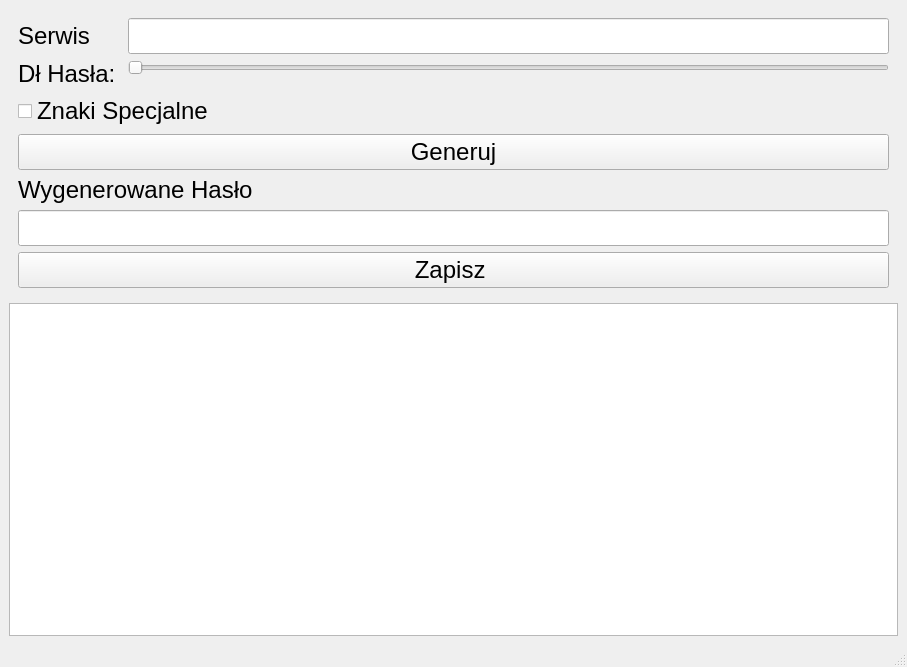
<?xml version="1.0" encoding="UTF-8"?>
<ui version="4.0">
 <class>MainWindow</class>
 <widget class="QMainWindow" name="MainWindow">
  <property name="geometry">
   <rect>
    <x>0</x>
    <y>0</y>
    <width>907</width>
    <height>667</height>
   </rect>
  </property>
  <property name="windowTitle">
   <string>MainWindow</string>
  </property>
  <widget class="QWidget" name="centralwidget">
   <layout class="QVBoxLayout" name="verticalLayout">
    <item>
     <widget class="QWidget" name="widget" native="true">
      <property name="sizePolicy">
       <sizepolicy hsizetype="Preferred" vsizetype="Preferred">
        <horstretch>0</horstretch>
        <verstretch>2</verstretch>
       </sizepolicy>
      </property>
      <property name="font">
       <font>
        <family>Arial</family>
        <pointsize>18</pointsize>
       </font>
      </property>
      <layout class="QFormLayout" name="formLayout">
       <item row="0" column="0">
        <widget class="QLabel" name="label">
         <property name="text">
          <string>Serwis</string>
         </property>
        </widget>
       </item>
       <item row="2" column="0">
        <widget class="QLabel" name="label_dl_hasla">
         <property name="text">
          <string>Dł Hasła: </string>
         </property>
        </widget>
       </item>
       <item row="4" column="0" colspan="2">
        <widget class="QCheckBox" name="zSpecjalne">
         <property name="text">
          <string>Znaki Specjalne</string>
         </property>
        </widget>
       </item>
       <item row="6" column="0" colspan="2">
        <widget class="QPushButton" name="generate_pass">
         <property name="text">
          <string>Generuj</string>
         </property>
        </widget>
       </item>
       <item row="7" column="0" colspan="2">
        <widget class="QLabel" name="label_3">
         <property name="text">
          <string>Wygenerowane Hasło</string>
         </property>
        </widget>
       </item>
       <item row="9" column="0" colspan="2">
        <widget class="QLineEdit" name="passwd"/>
       </item>
       <item row="11" column="0" colspan="2">
        <widget class="QPushButton" name="save_btn">
         <property name="text">
          <string>Zapisz </string>
         </property>
        </widget>
       </item>
       <item row="0" column="1">
        <widget class="QLineEdit" name="serwis"/>
       </item>
       <item row="2" column="1">
        <widget class="QSlider" name="pass_len">
         <property name="minimum">
          <number>8</number>
         </property>
         <property name="maximum">
          <number>64</number>
         </property>
         <property name="orientation">
          <enum>Qt::Horizontal</enum>
         </property>
        </widget>
       </item>
      </layout>
     </widget>
    </item>
    <item>
     <widget class="QTableView" name="tableView">
      <property name="sizePolicy">
       <sizepolicy hsizetype="Expanding" vsizetype="Expanding">
        <horstretch>0</horstretch>
        <verstretch>3</verstretch>
       </sizepolicy>
      </property>
      <property name="font">
       <font>
        <pointsize>18</pointsize>
       </font>
      </property>
     </widget>
    </item>
   </layout>
  </widget>
  <widget class="QMenuBar" name="menubar">
   <property name="geometry">
    <rect>
     <x>0</x>
     <y>0</y>
     <width>907</width>
     <height>21</height>
    </rect>
   </property>
  </widget>
  <widget class="QStatusBar" name="statusbar"/>
 </widget>
 <resources/>
 <connections/>
</ui>
